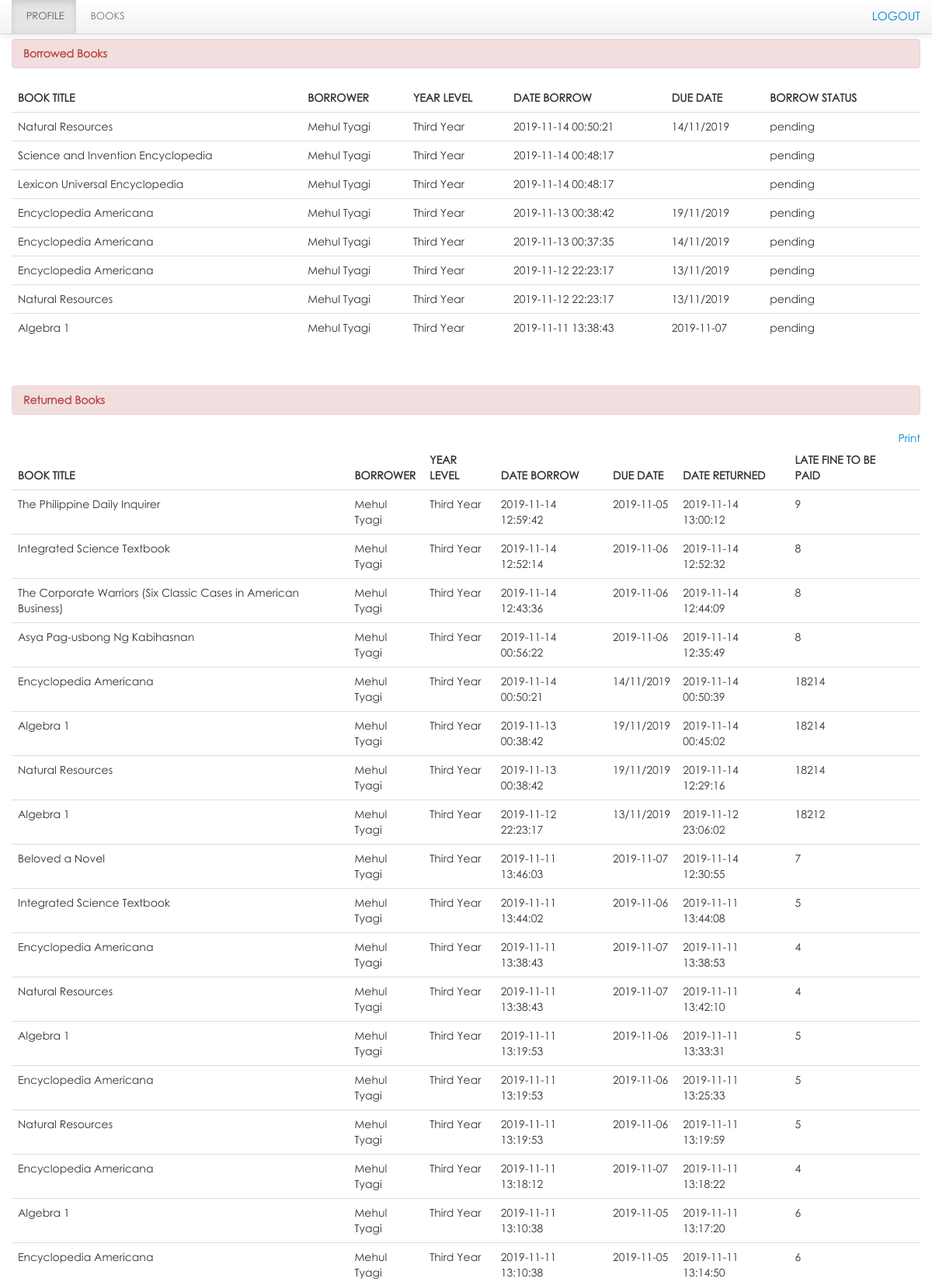
Page /lms/member/profile.php?id=170101024 (signed in, upper part) on the committed database.
### tables this page shows
CREATE TABLE `borrow` (
  `borrow_id` int(11) NOT NULL,
  `member_id` int(11) NOT NULL,
  `date_borrow` varchar(100) NOT NULL,
  `due_date` varchar(100) DEFAULT NULL
);

CREATE TABLE `book` (
  `book_id` int(11) NOT NULL,
  `book_title` varchar(100) NOT NULL,
  `category_id` int(50) NOT NULL,
  `author` varchar(50) NOT NULL,
  `book_copies` int(11) NOT NULL,
  `book_pub` varchar(100) NOT NULL,
  `publisher_name` varchar(100) NOT NULL,
  `isbn` varchar(50) NOT NULL,
  `copyright_year` int(11) NOT NULL,
  `Shelf/Rack` varchar(11) NOT NULL,
  `date_receive` varchar(20) NOT NULL,
  `date_added` datetime NOT NULL,
  `status` varchar(30) NOT NULL
);

CREATE TABLE `member` (
  `member_id` int(11) NOT NULL,
  `password` varchar(50) NOT NULL,
  `firstname` varchar(100) NOT NULL,
  `lastname` varchar(100) NOT NULL,
  `gender` varchar(10) NOT NULL,
  `address` varchar(100) NOT NULL,
  `contact` varchar(100) NOT NULL,
  `type` varchar(100) NOT NULL,
  `year_level` varchar(100) NOT NULL,
  `email_id` varchar(100) NOT NULL,
  `verified` int(1) NOT NULL DEFAULT 0,
  `vkey` varchar(99) NOT NULL,
  `status` varchar(100) NOT NULL
);

CREATE TABLE `borrowdetails` (
  `borrow_details_id` int(11) NOT NULL,
  `book_id` int(11) NOT NULL,
  `fine` int(11) DEFAULT -99,
  `borrow_id` int(11) NOT NULL,
  `borrow_status` varchar(50) NOT NULL,
  `date_return` varchar(100) NOT NULL
);

### lms/member/profile.php (the view, shortened to what this page needs)
<?php include('header.php'); ?>
<?php
if (isset($_GET['id'])){
    $id = $_GET['id'];
}
?>
<div class="navbar navbar-fixed-top nav-wrapper">
            <div class="navbar-inner">
                <div class="container">
                    <div class="nav-collapse collapse">
					<ul class="nav">
					<li class="active"><a href="profile.php"></i>&nbsp;Profile</a></li>
					<li><a href="books.php?id=<?php echo $id?>">&nbsp;Books</a></li>
					</ul>
					 <div class="pull-right">
						<div class="admin"><a href="#logout" data-toggle="modal"></i>&nbsp;Logout</a></div>
                     </div>
                    </div>
                </div>
            </div>
        </div>
<div class="container">
		<div class="margin-top">
			<div class="row">
				<div class="span12">
						<div class="alert alert-danger"><strong>Borrowed Books</strong></div>
                            <table cellpadding="0" cellspacing="0" border="0" class="table" id="example">
                                <thead>
                                    <tr>
                                        <th>Book title</th>
                                        <th>Borrower</th>
                                        <th>Year Level</th>
                                        <th>Date Borrow</th>
                                        <th>Due Date</th>
										<th>Borrow Status</th>
                                    </tr>
                                </thead>
                                <tbody>
                                  <?php
                                      if(isset($_GET['id']))
                                      {
                                          $id = $_GET['id'];
                                      }
                                  $user_query=mysqli_query($con,"select * from borrow
								LEFT JOIN member ON borrow.member_id = member.member_id
								LEFT JOIN borrowdetails ON borrow.borrow_id = borrowdetails.borrow_id
								LEFT JOIN book on borrowdetails.book_id =  book.book_id WHERE member.member_id = $id AND borrowdetails.borrow_status = 'pending'
								ORDER BY borrow.borrow_id DESC
								  ")or die(mysqli_error($con));
									while($row=mysqli_fetch_array($user_query)){
									$id=$row['borrow_id'];
									?>
									<tr class="del<?php echo $id ?>">
                                    <td><?php echo $row['book_title']; ?></td>
                                    <td><?php echo $row['firstname']." ".$row['lastname']; ?></td>
                                    <td><?php echo $row['year_level']; ?></td>
									<td><?php echo $row['date_borrow']; ?></td>
                                    <td><?php echo $row['due_date']; ?> </td>
									<td><?php echo $row['borrow_status'];?></td>
                                    <td></td>
                                    </tr>
									<?php  }  ?>
                                </tbody>
                            </table>
			</div>
			</div>
		</div>
    </div>
    <div class="container">
		<div class="margin-top">
			<div class="row">
				<div class="span12">
						<div class="alert alert-danger"><strong>Returned Books</strong></div>
                            <table cellpadding="0" cellspacing="0" border="0" class="table" id="example">
								<div class="pull-right">
								<a href="" onclick="window.print()" class="btn-default"> Print</a>
								</div>
                                <thead>
                                    <tr>
                                        <th>Book title</th>
                                        <th>Borrower</th>
                                        <th>Year Level</th>
                                        <th>Date Borrow</th>
                                        <th>Due Date</th>
                                        <th>Date Returned</th>
										<th>Late fine to be paid</th>
                                    </tr>
                                </thead>
                                <tbody>
                                  <?php
                                  if(isset($_GET['id']))
                                  {
                                      $id = $_GET['id'];
                                  }
                                  $user_query=mysqli_query($con,"select * from borrow
								LEFT JOIN member ON borrow.member_id = member.member_id
								LEFT JOIN borrowdetails ON borrow.borrow_id = borrowdetails.borrow_id
								LEFT JOIN book on borrowdetails.book_id =  book.book_id
                                where borrowdetails.borrow_status = 'returned'  AND member.member_id = $id
                                ORDER BY borrow.borrow_id DESC
								  ")or die(mysqli_error($con));
									while($row1=mysqli_fetch_array($user_query)){
									$id=$row1['borrow_id'];
										$date_in = strtotime($row1['date_return']);
										$due_date = strtotime($row1['due_date']);
										$days_diff = $date_in - $due_date;
									    $date_diff = floor($days_diff / (60 * 60 * 24));
										if ($date_diff > 0) {
										$fine_amt = $date_diff * 1;
										} else {
											$fine_amt = 0;
									}
                                    ?>
									<tr class="del<?php echo $id ?>">
                                    <td><?php echo $row1['book_title']; ?></td>
                                    <td><?php echo $row1['firstname']." ".$row1['lastname']; ?></td>
                                    <td><?php echo $row1['year_level']; ?></td>
									<td><?php echo $row1['date_borrow']; ?></td>
                                    <td><?php echo $row1['due_date']; ?> </td>
									<td><?php echo $row1['date_return']; ?></td>
									<td><?php echo $fine_amt ?></td>
                                    <td></td>
                                    </tr>
									<?php  }  ?>
                                </tbody>
                            </table>
			</div>
			</div>
		</div>
    </div>
    <?php include('footer.php') ?>

### lms/css/docs.css (style rules this page uses)
body { font-family:'TR Century Gothic',Helvetica,Arial,sans-serif !important; }
.alert { text-shadow: none; }
th { text-transform:uppercase; }
.nav li a { text-transform:uppercase; }
.admin { color: yellow; font-size: 15px; margin-top: 10px; text-transform: uppercase; }
.margin-top { margin-top:50px; }
body { background: url(../img/grid_noise.png); position: relative; }
body > .navbar { font-size: 13px; }

### lms/css/print.css (style rules this page uses)
.navbar { display:none; }
th { text-align:left; }
td { text-align:left; border-top:1px solid; padding:2px; }
.alert { display:none; }
body { font-family:arial; font-size:13px; }
.nav { display:none; }

### rows in the picture
borrow: book.book_title "Natural Resources", member.firstname "Mehul", member.lastname "Tyagi", member.year_level "Third Year", date_borrow "2019-11-14 00:50:21", due_date "14/11/2019", borrowdetails.borrow_status "pending", book.book_title "Encyclopedia Americana", borrowdetails.date_return "2019-11-14 00:50:39", due_date.date_return "18214"
borrow: book.book_title "Science and Invention Encyclopedia", member.firstname "Mehul", member.lastname "Tyagi", member.year_level "Third Year", date_borrow "2019-11-14 00:48:17", borrowdetails.borrow_status "pending", book.book_title "Lexicon Universal Encyclopedia"
borrow: book.book_title "Encyclopedia Americana", member.firstname "Mehul", member.lastname "Tyagi", member.year_level "Third Year", date_borrow "2019-11-13 00:38:42", due_date "19/11/2019", borrowdetails.borrow_status "pending", book.book_title "Algebra 1", borrowdetails.date_return "2019-11-14 00:45:02", due_date.date_return "18214", book.book_title "Natural Resources", borrowdetails.date_return "2019-11-14 12:29:16"
borrow: book.book_title "Encyclopedia Americana", member.firstname "Mehul", member.lastname "Tyagi", member.year_level "Third Year", date_borrow "2019-11-13 00:37:35", due_date "14/11/2019", borrowdetails.borrow_status "pending"
borrow: book.book_title "Encyclopedia Americana", member.firstname "Mehul", member.lastname "Tyagi", member.year_level "Third Year", date_borrow "2019-11-12 22:23:17", due_date "13/11/2019", borrowdetails.borrow_status "pending", book.book_title "Natural Resources", book.book_title "Algebra 1", borrowdetails.date_return "2019-11-12 23:06:02", due_date.date_return "18212"
borrow: book.book_title "Algebra 1", member.firstname "Mehul", member.lastname "Tyagi", member.year_level "Third Year", date_borrow "2019-11-11 13:38:43", due_date "2019-11-07", borrowdetails.borrow_status "pending", book.book_title "Encyclopedia Americana", borrowdetails.date_return "2019-11-11 13:38:53", due_date.date_return "4", book.book_title "Natural Resources", borrowdetails.date_return "2019-11-11 13:42:10"
borrow: book.book_title "The Philippine Daily Inquirer", member.firstname "Mehul", member.lastname "Tyagi", member.year_level "Third Year", date_borrow "2019-11-14 12:59:42", due_date "2019-11-05", borrowdetails.date_return "2019-11-14 13:00:12", due_date.date_return "9"
borrow: book.book_title "Integrated Science Textbook", member.firstname "Mehul", member.lastname "Tyagi", member.year_level "Third Year", date_borrow "2019-11-14 12:52:14", due_date "2019-11-06", borrowdetails.date_return "2019-11-14 12:52:32", due_date.date_return "8"
borrow: book.book_title "The Corporate Warriors (Six Classic Cases in American Business)", member.firstname "Mehul", member.lastname "Tyagi", member.year_level "Third Year", date_borrow "2019-11-14 12:43:36", due_date "2019-11-06", borrowdetails.date_return "2019-11-14 12:44:09", due_date.date_return "8"
borrow: book.book_title "Asya Pag-usbong Ng Kabihasnan", member.firstname "Mehul", member.lastname "Tyagi", member.year_level "Third Year", date_borrow "2019-11-14 00:56:22", due_date "2019-11-06", borrowdetails.date_return "2019-11-14 12:35:49", due_date.date_return "8"
borrow: book.book_title "Beloved a Novel", member.firstname "Mehul", member.lastname "Tyagi", member.year_level "Third Year", date_borrow "2019-11-11 13:46:03", due_date "2019-11-07", borrowdetails.date_return "2019-11-14 12:30:55", due_date.date_return "7"
borrow: book.book_title "Integrated Science Textbook", member.firstname "Mehul", member.lastname "Tyagi", member.year_level "Third Year", date_borrow "2019-11-11 13:44:02", due_date "2019-11-06", borrowdetails.date_return "2019-11-11 13:44:08", due_date.date_return "5"
borrow: book.book_title "Algebra 1", member.firstname "Mehul", member.lastname "Tyagi", member.year_level "Third Year", date_borrow "2019-11-11 13:19:53", due_date "2019-11-06", borrowdetails.date_return "2019-11-11 13:33:31", due_date.date_return "5", book.book_title "Encyclopedia Americana", borrowdetails.date_return "2019-11-11 13:25:33", book.book_title "Natural Resources", borrowdetails.date_return "2019-11-11 13:19:59"
borrow: book.book_title "Encyclopedia Americana", member.firstname "Mehul", member.lastname "Tyagi", member.year_level "Third Year", date_borrow "2019-11-11 13:18:12", due_date "2019-11-07", borrowdetails.date_return "2019-11-11 13:18:22", due_date.date_return "4"
borrow: book.book_title "Algebra 1", member.firstname "Mehul", member.lastname "Tyagi", member.year_level "Third Year", date_borrow "2019-11-11 13:10:38", due_date "2019-11-05", borrowdetails.date_return "2019-11-11 13:17:20", due_date.date_return "6", book.book_title "Encyclopedia Americana", borrowdetails.date_return "2019-11-11 13:14:50"
